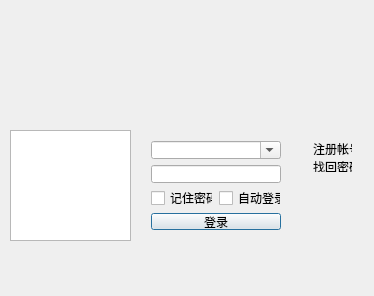
<?xml version="1.0" encoding="UTF-8"?>
<ui version="4.0">
 <class>login</class>
 <widget class="QDialog" name="login">
  <property name="geometry">
   <rect>
    <x>0</x>
    <y>0</y>
    <width>374</width>
    <height>296</height>
   </rect>
  </property>
  <property name="windowTitle">
   <string>登录</string>
  </property>
  <widget class="QGraphicsView" name="graphicsView">
   <property name="geometry">
    <rect>
     <x>10</x>
     <y>130</y>
     <width>121</width>
     <height>111</height>
    </rect>
   </property>
  </widget>
  <widget class="QWidget" name="layoutWidget">
   <property name="geometry">
    <rect>
     <x>140</x>
     <y>130</y>
     <width>152</width>
     <height>111</height>
    </rect>
   </property>
   <layout class="QVBoxLayout" name="verticalLayout_2">
    <item>
     <widget class="QComboBox" name="comboBox">
      <property name="editable">
       <bool>true</bool>
      </property>
     </widget>
    </item>
    <item>
     <widget class="QLineEdit" name="lineEdit_2">
      <property name="echoMode">
       <enum>QLineEdit::Password</enum>
      </property>
     </widget>
    </item>
    <item>
     <layout class="QHBoxLayout" name="horizontalLayout">
      <item>
       <widget class="QCheckBox" name="checkBox_2">
        <property name="text">
         <string>记住密码</string>
        </property>
       </widget>
      </item>
      <item>
       <widget class="QCheckBox" name="checkBox">
        <property name="text">
         <string>自动登录</string>
        </property>
       </widget>
      </item>
     </layout>
    </item>
    <item>
     <widget class="QPushButton" name="pushButton">
      <property name="text">
       <string>登录</string>
      </property>
     </widget>
    </item>
   </layout>
  </widget>
  <widget class="QWidget" name="layoutWidget">
   <property name="geometry">
    <rect>
     <x>302</x>
     <y>132</y>
     <width>61</width>
     <height>51</height>
    </rect>
   </property>
   <layout class="QVBoxLayout" name="verticalLayout">
    <item>
     <widget class="QLabel" name="label">
      <property name="text">
       <string>注册帐号</string>
      </property>
     </widget>
    </item>
    <item>
     <widget class="QLabel" name="label_2">
      <property name="text">
       <string>找回密码</string>
      </property>
     </widget>
    </item>
   </layout>
  </widget>
 </widget>
 <layoutdefault spacing="6" margin="11"/>
 <resources/>
 <connections/>
</ui>
